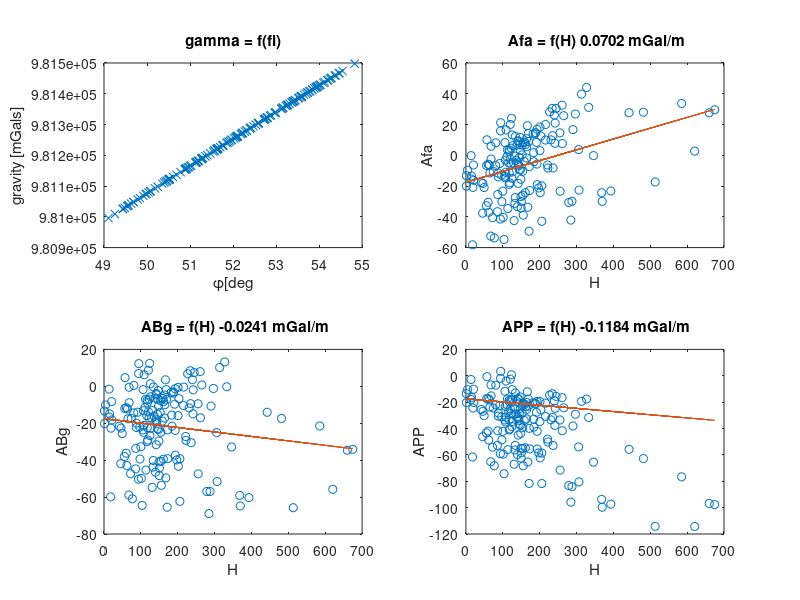
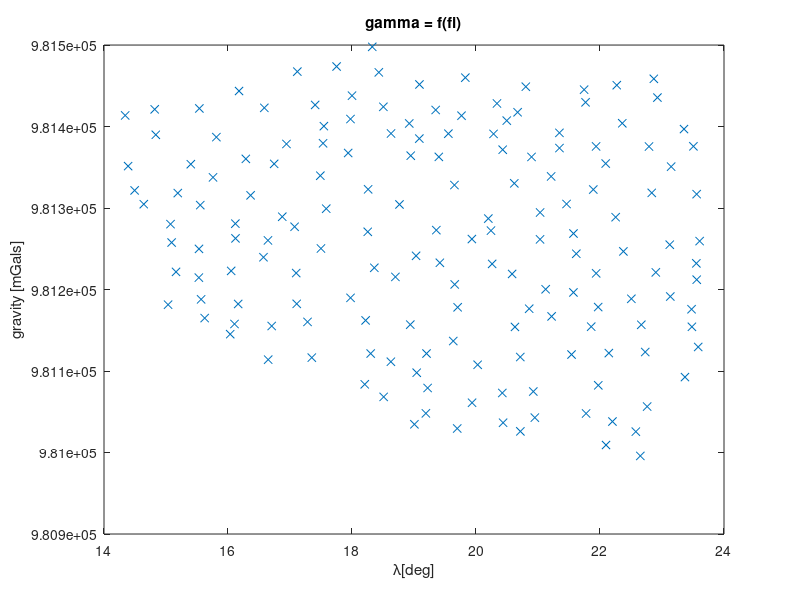

MATLAB code to generate these figures, in order: (Note: this script raises an error after producing the figures.)
gn=importdata('data_to_anomalies (1).txt');
fi=gn.data(:,1);
la=gn.data(:,2);
H=gn.data(:,3);
g=gn.data(:,4);

sigma=2.25

for i=1:length(fi)
    gamma(i,1)=978032.66*(1+0.0053024*(sin(fi(i)*pi/180)^2-0.00000585*(sin(2*fi(i)*pi/180)^2)));
end

for i=1:length(H)
    Rfa(i,1)=0.30855*H(i)
    RBg(i,1)=-0.04192*sigma*H(i)
    RPP(i,1)=(0.3086-0.08384*sigma)*H(i)
    
end

for i=1:length(H)
    Afa(i,1)=g(i)+Rfa(i)-gamma(i) 
    ABg(i,1)=g(i)+RBg(i)+Rfa(i)-gamma(i) 
    APP(i,1)=g(i)+RPP(i)-gamma(i) 

end

figure('Name','gravity anomalies vs height')
subplot(2,2,1)
plot(fi,gamma,'x')
title('gamma = f(fi)')
xlabel(['\phi','[deg'])
ylabel('gravity [mGals]')


subplot(2,2,2)
p1=polyfit(H,Afa,1);
y1=polyval(p1,H);
plot(H,Afa,'o')
hold on
plot(H,y1)
hold off
title([' Afa = f(H) ',num2str(p1(1,1),'%.4f'),' mGal/m'])
xlabel('H')
ylabel('Afa')

subplot(2,2,3)
p2=polyfit(H,ABg,1);
y2=polyval(p2,H);
plot(H,ABg,'o')
hold on
plot(H,y2)
hold off
title([' ABg = f(H) ',num2str(p2(1,1),'%.4f'),' mGal/m'])
xlabel('H')
ylabel('ABg')

subplot(2,2,4)
p3=polyfit(H,APP,1);
y3=polyval(p3,H);
plot(H,APP,'o')
hold on
plot(H,y2)
hold off
title([' APP = f(H) ',num2str(p3(1,1),'%.4f'),' mGal/m'])
xlabel('H')
ylabel('APP')

figure('Name','gravity anomalies vs lambda')
subplot(1,1,1)
plot(la,gamma,'x')
title('gamma = f(fi)')
xlabel(['\lambda','[deg]'])
ylabel('gravity [mGals]')


%maps - countur plot and 3D plot
x = min(la(:,1)):0.1:max(la(:,1)); 
y = min(fi(:,1)):0.1:max(fi(:,1)); 

[XI,YI] = meshgrid(x,y);

Zfa =  griddata(la(:,1),fi(:,1),Afa(:,1),XI,YI,'cubic');
Zb =  griddata(la(:,1),fi(:,1),ABg(:,1),XI,YI,'cubic');
ZPP =  griddata(la(:,1),fi(:,1),APP(:,1),XI,YI,'cubic');

figure('Name','Free-air anomalies')
subplot(1,2,1)
contourf(XI,YI,Zfa,20), colorbar, hold on
xlabel(['\lambda', '[deg]'])
ylabel(['\phi', '[deg]'])

subplot(1,2,2)
surfc(XI,YI,Zfa)
xlabel(['\lambda', '[deg]'])
ylabel(['\phi', '[deg]'])

figure('Name','Bouguer anomalies')
subplot(1,2,1)
contourf(XI,YI,Zb,20), colorbar, hold on
xlabel(['\lambda', '[deg]'])
ylabel(['\phi', '[deg]'])

subplot(1,2,2)
surfc(XI,YI,Zb)
xlabel(['\lambda', '[deg]'])
ylabel(['\phi', '[deg]'])

figure('Name','Poincare-prey anomalies')
subplot(1,2,1)
contourf(XI,YI,ZPP,20), colorbar, hold on
xlabel(['\lambda', '[deg]'])
ylabel(['\phi', '[deg]'])

subplot(1,2,2)
surfc(XI,YI,ZPP)
xlabel(['\lambda', '[deg]'])
ylabel(['\phi', '[deg]'])


fii=52.33720
lai=19.20506
Hi=122.9
gi=981233.733

Afa_i1=p1(1,1)*Hi+p1(1,2)
Ab_i1=p2(1,1)*Hi+p2(1,2)
App_i1=p3(1,1)*Hi+p3(1,2)

Afa_i2=griddata(la(:,1),fi(:,1),Afa(:,1),lai,fii,'linear')
Ab_i2=griddata(la(:,1),fi(:,1),ABg(:,1),lai,fii,'linear')
App_i2=griddata(la(:,1),fi(:,1),APP(:,1),lai,fii,'linear')


% Calculate Test point data

gn_test=importdata('test points (1).txt');
fi_test=gn_test.data([9,59,109,189,239],2);
la_test=gn_test.data([9,59,109,189,239],3);
H_test=gn_test.data([9,59,109,189,239],4);
g_test=gn_test.data([9,59,109,189,239],5);

sigma=2.25

for i=1:length(fi_test)
    gamma_test(i,1)=978032.66*(1+0.0053024*sin(fi_test(i)*pi/180)^2-0.00000585*(sin(2*fi_test(i)*pi/180)^2));
end

for i=1:length(H_test)
    Rfa_test(i,1)=0.30855*H_test(i)
    RBg_test(i,1)=-0.04192*sigma*H_test(i)
    RPP_test(i,1)=(0.3086-0.08384*sigma)*H_test(i)
    
end

for i=1:length(H_test)
    Afa_test(i,1)=g_test(i)+Rfa_test(i)-gamma_test(i) 
    ABg_test(i,1)=g_test(i)+Rfa_test(i)+RBg_test(i)-gamma_test(i) 
    APP_test(i,1)=g_test(i)+RPP_test(i)-gamma_test(i) 

end

p1_test=polyfit(H_test,Afa_test,1);
p2_test=polyfit(H_test,ABg_test,1);
p3_test=polyfit(H_test,APP_test,1);

fii=52.33720
lai=19.20506
Hi=122.9
gi=981233.733

Afa_i1_RAW=p1_test(1,1)*Hi+p1_test(1,2)
Ab_i1_RAW=p2_test(1,1)*Hi+p2_test(1,2)
App_i1_RAW=p3_test(1,1)*Hi+p3_test(1,2)

Afa_i2_RAW=griddata(la_test(:,1),fi_test(:,1),Afa_test(:,1),lai,fii,'linear')
Ab_i2_RAW=griddata(la_test(:,1),fi_test(:,1),ABg_test(:,1),lai,fii,'linear')
App_i2_RAW=griddata(la_test(:,1),fi_test(:,1),APP_test(:,1),lai,fii,'linear')


% The interpolation based on H

res_fa_1=Afa_i1_RAW-Afa_i1
res_b_1=Ab_i1_RAW-Ab_i1
res_pp_1=App_i1_RAW-App_i1

%The interpolation based on fi, lambda
res_fa_2=Afa_i2_RAW-Afa_i2
res_b_2=Ab_i2_RAW-Ab_i2
res_pp_2=App_i2_RAW-App_i2;

Afai=gi+0.30855*Hi-(978032.66*(1+0.0053024*((sin(fii*pi/180))^2-0.00000585*((sin(2*fii*pi/180)))^2)));

figure('Name','error values (RMSE)')
subplot(2,2,1)
bar([res_fa_1,res_fa_2])
xlabel(['residual free anomalies based on H, (fi, lambda)'])
ylabel(['RMSE'])

subplot(2,2,2)
bar([res_b_1,res_b_2])
xlabel(['residual bouguer anomalies based on H, (fi, lambda)'])
ylabel(['RMSE'])

subplot(2,2,3)
bar([res_pp_1,res_pp_2])
xlabel(['residual Poincare-prey anomalies based on H, (fi, lambda)'])
ylabel(['RMSE'])






